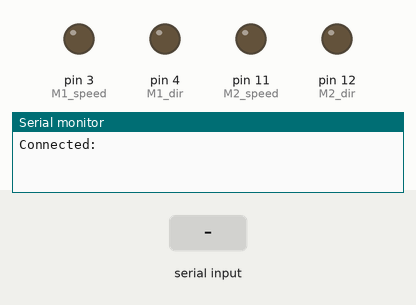
The sketch below on a simulated Arduino Uno, built with avr-gcc and run on an emulated ATmega328P. On the bench: output pins drawn as LEDs (lit = HIGH), the last lines printed to the serial monitor. Inputs (shaded band) come from the test bench.

Above: at 1.2 s.
1.3 s: "1" received over the second serial link
At 2.0 s:
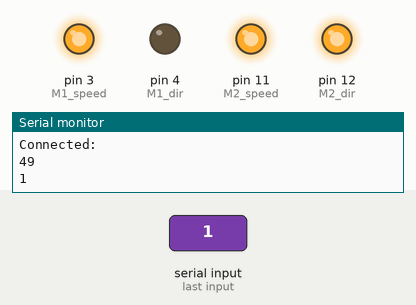
Timing chart, 0 to 4.3 s (numbered marks = the images above; inputs shaded):
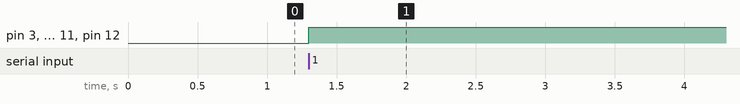

Measured:
- after the input at 1.3 s, pin 3 (M1_speed), pin 11 (M2_speed), pin 12 (M2_dir): LOW → HIGH at once

The sketch:

Config_HC06v3.ino
```cpp
/* Programme Arduino permettant de configurer la communication bluetooth entre la carte Arduino équipée du module HC-06 et un appareil équipé de l'application Config_bluetooth*/
/* Ce programme réalise l'affchage des caratères "R" lors de l'appui sur le bouton "Relâcher" et "S" lors de l'appui sur le bouton "Saisir" */

/********** Définition des librairies **********/
#include <SoftwareSerial.h>                 //Déclaration de la librairie SoftwareSerial.h permettant de mettre en place une communication série sur les broches numériques de la carte Arduino

/********** Définition des variables globales **********/
//Les 3 variables suivantes peutvent être modifiées ou non par E5
int Baudrate=9600;                          //Déclaration d'une variable de type entier, nommé Baudrate et de valeur 9600
int RxHC06=9;                               //Déclaration d'une variable de type entier, nommé RxHC06 et de valeur 9
int TxHC06=10;
const int M1_dir = 4;// installation de la direction du moteur M1 pin 4
const int M1_speed = 3;// installation de la de vitesse du moteur M1 pin 3
const int M2_dir = 12;// installation de la direction du moteur M2 pin 12
const int M2_speed = 11;// installation de la de vitesse du moteur M2 pin 11
//const int M3_dir = 8;// installation de la direction du moteur M3 pin 8
//const int M3_speed = 5;// installation de la de vitesse du moteur M3 pin 5

//Déclaration d'une variable de type entier, nommé TxHC06 et de valeur 10

int  result=0;                              //Déclaration d'une variable de type byte (=octet), nommé result et de valeur 0
SoftwareSerial mySerial(9, 10);    //Déclaration de la liaison série entre la carte Arduino et le module Bluetooth HC-06 (RxArduino=TxHC-06 et TxArduino=RxHC-06)

/********** Initialisation carte et I/O **********/
void setup(){
  pinMode(4, OUTPUT);// declaration de pin
   pinMode(12, OUTPUT);// declaration de pin
   // pinMode(8, OUTPUT);// declaration de pin
     //pinMode(7, INPUT);// declaration de pin
       pinMode(3, OUTPUT);// declaration de pin
   pinMode(11, OUTPUT);// declaration de pin
    //pinMode(5, OUTPUT);// declaration de pin
    // pinMode(6, OUTPUT);// declaration de pin
  Serial.begin(Baudrate);                   //Début de la communication série (avec moniteur série) et définition de la vitesse de transmission
  mySerial.begin(Baudrate);                 //Début de la communication série (avec module HC-06) et définition de la vitesse de transmission
  Serial.println("Connected:");     //Ouvrir le moniteur série (Outils -> Moniteur série) puis taper AT pour vérifier si com OK
}                                           //Renommer module Bluetooth: AT+NAMEnom
                                            //Définition du Baud Rate: AT+BAUDx (x=1->1200, x=2->2400, x=3->4800, x=4 -> 9600 (défaut), ..., x=8 -> 115200)
/*****************************************/
/********** Programme principal **********/
/*****************************************/
void loop(){
  if (mySerial.available())                 //Si données entrantes (entre HC-06 et Arduino) sont non nulles
  {
    result=mySerial.read(); //Lecture des données reçues
    Serial.println (result);
    Serial.write(result);  //Envoie des données reçues sur moniteur série
 if( result == 1)// si le resulta est égalle a 1
Serial.println ("avant");// aficher commende dans moniteur série
 digitalWrite(M1_dir,LOW);//  moteur m1 en mode avent

 analogWrite(M1_speed, 255);// moteur m1 vitesse 200
  digitalWrite(M2_dir, HIGH);//  moteur m1 en mode avent
 analogWrite(M2_speed, 255);// moteur m1 vitesse 200
  }

 else if( result == 2)// si le resultat est égal a 2
 {
Serial.println ("arriere");// afficher commande dans moniteur série
 digitalWrite(M1_dir,HIGH);//  moteur m1 en mode avant
 analogWrite(M1_speed, 255);// moteur m1 vitesse 200
  digitalWrite(M2_dir, LOW);//  moteur m1 en mode avant
 analogWrite(M2_speed, 255);// moteur m1 vitesse 200
  }
}
```
